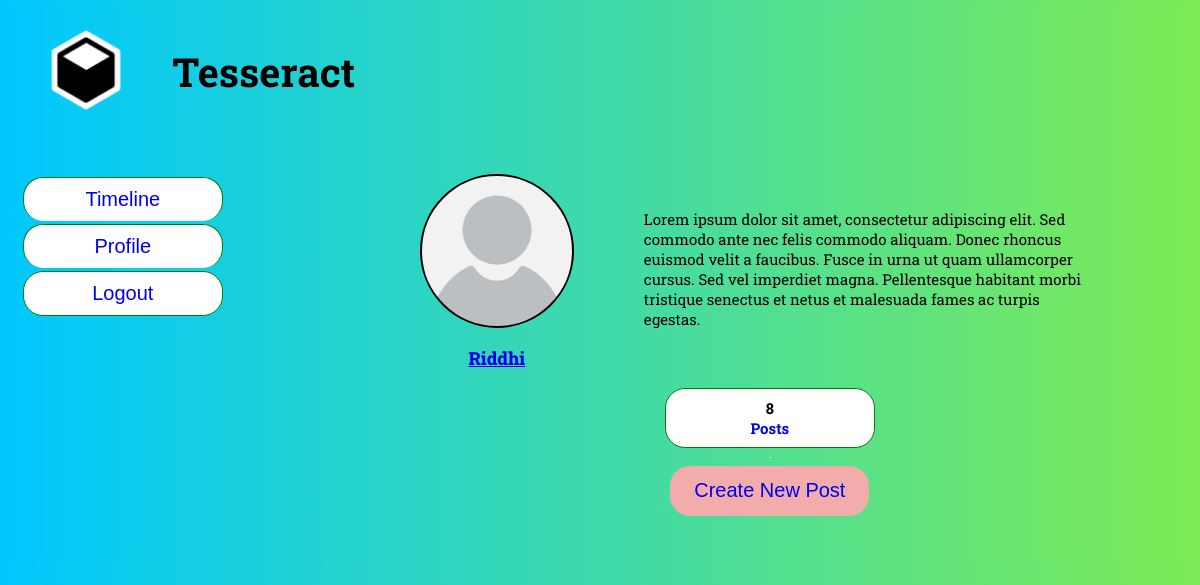
The app's page /profile/1 with its own data.
### tables this page shows
CREATE TABLE users (
    user_id INTEGER PRIMARY KEY AUTOINCREMENT,
    username TEXT NOT NULL,
    pass_word TEXT NOT NULL,
    bio TEXT NOT NULL DEFAULT "Lorem ipsum dolor sit amet, consectetur adipiscing elit. Sed commodo ante nec felis commodo aliquam. Donec rhoncus euismod velit a faucibus. Fusce in urna ut quam ullamcorper cursus. Sed vel imperdiet magna. Pellentesque habitant morbi tristique senectus et netus et malesuada fames ac turpis egestas.",
    pic LONGBLOB NOT NULL DEFAULT "static/unk.jpg"
);

### app.py (the view)
@app.route("/profile/<int:user_id>", methods=['GET', 'POST'])
def profile(user_id):
    user = get_user(user_id)
    conn = get_db_connection()
    post_count = conn.execute('SELECT COUNT(*) FROM posts WHERE user_id = ?', (user_id,)).fetchone()[0]
    conn.close()
    return render_template('profile.html', user=user, post_count=post_count)

### app.py (called while the page is built)
def get_db_connection():
    conn = sqlite3.connect('database.db')
    conn.row_factory = sqlite3.Row
    return conn

def get_user(user_id):
    conn = get_db_connection()
    post = conn.execute('SELECT * FROM users WHERE user_id = ?',
                        (user_id,)).fetchone()
    conn.close()
    if post is None:
        abort(404)
    return post

### templates/profile.html (shortened to what this page needs)
<!DOCTYPE html>
<html>
<head>
    <link rel="stylesheet" type="text/css" href="{{ url_for('static', filename='profile.css') }}">
</head>
<body>
    <div class="container">
        <div class="top">
            <div class="logo">
                <img src="{{ url_for('static', filename='logo.png') }} " alt="logo">
            </div>
            <div class="titl">
                <h1>Tesseract</h1>
            </div>
        </div>
        <div class="bottom">
            <div class="btn-group">
                <button><a style="text-decoration: none" href="{{ url_for('timeline', user_id = user['user_id']) }}"><span>Timeline</span></a></button>
                <button><a style="text-decoration: none" href="{{ url_for('profile', user_id = user['user_id']) }}"><span>Profile</span></a></button>
                <button><a style="text-decoration: none" href="{{ url_for('login') }}"><span>Logout</span></a></button>
            </div>
            <div class="prof">
                <div class="profTop">
                    <div class="imgName">
                        <div class="circular-image" style="background-image: url('{{ url_for('static', filename='unk.jpg') }}');">
                            </div>
                        <a href="{{ url_for('edit_profile', user_id=user[0]) }}">
                        <div class="name">
                            <p>{{ user[1] }}</p>
                        </div>
                        </a>
                    </div>
                    <div class="bio">
                        <p>{{ user[3] }}</p>
                    </div>
                </div>
                <div class="profBottom">
                    <button>
                        <h4>{{ post_count }}</h4>
                        <a style="text-decoration: none" href="{{ url_for('profileposts', user_id = user['user_id']) }}"><h4>Posts</h4></a>
                    </button>
                </div>
                <hr>
                <div class="butto">
                    <button><a style="text-decoration: none" href="{{ url_for('create', user_id = user['user_id']) }}"><span>Create New Post</span></a></button>
                </div>
            </div>
        </div>
    </div>
</body>
</html>

### static/profile.css (style rules this page uses)
body, html { background: linear-gradient(to right, rgb(0, 200, 255) , rgb(125, 235, 85)); }
.container { display: flex; flex-direction: column; background: linear-gradient(to right, rgb(0, 200, 255) , rgb(125, 235, 85)); padding: 1%; }
.top { display: flex; justify-content: flex-start; align-items: center; flex-direction: row; height: 20%; background-color: transparent; margin-bottom: 50px; }
.logo { margin-right: 0; }
.logo img { height: 100px; margin-right: 20px; }
.titl { margin: 0; }
h1 { color: black; font-size: 40px; font-family: 'Roboto Slab', serif; margin: 0; }
.bottom { display: flex; width: 100%; flex-direction: row; }
.prof { display: flex; align-items: center; justify-content: center; flex-direction: column; margin-left: 200px; margin-bottom: 30px; width: 700px; }
.profTop { display: flex; align-items: flex-start; justify-content: flex-start; flex-direction: row; }
.profBottom { display: flex; justify-content: center; align-items: center; width: 30%; gap: 10px; }
.butto button { background-color: rgb(242, 172, 172); border: none; color: black; padding: 10px 24px; cursor: pointer; font-size: 20px; border-radius: 20px; width: 100%; height: 50px; display: block;; margin: 2px solid red; transition: background-color 0.3s ease-in-out, color 0.3s ease-in-out; }
.profBottom button { flex: 1; height: 50px; border: none; background-color: white; display: flex; flex-direction: column; justify-content: center; align-items: center; height: 60px; font-size: 15px; width: 150px; border-radius: 20px; border: 1px solid green; transition: background-color 0.1s ease-in-out, color 0.3s ease-in-out; }
h4 { font-family: 'roboto slab', serif; padding: 0; margin: 0; }
.imgName { display: flex; align-items: center; justify-content: center; flex-direction: column; margin-right: 50px; }
.circular-image { height: 150px; width: 150px; border-radius: 50%; border: 2px solid black; overflow: hidden; background-size: cover; background-position: center; }
.bio { padding: 20px; font-size: 15px; font-family: 'roboto slab', serif; }
.name { font-size: 18px; font-family: 'roboto slab', serif; font-weight: 800; }
.btn-group { width: 200px; }
.btn-group button { background-color: #ffffff; border: 1px solid green; color: black; padding: 10px 24px; margin: 3px; cursor: pointer; font-size: 20px; border-radius: 20px; width: 100%; display: block; }
.btn-group button:not(:last-child) { border-bottom: none; }

### records on screen
users: username "Riddhi", bio "Lorem ipsum dolor sit amet, consectetur adipiscing elit. Sed commodo ante nec felis commodo aliquam. Donec rhoncus euismod velit a faucibus. Fusce in urna ut quam ullamcorper cursus. Sed vel imperdiet magna. Pellentesque habitant morbi tristique senectus et netus et malesuada fames ac turpis egestas."

### other values on screen
{{ post_count }} "8"
